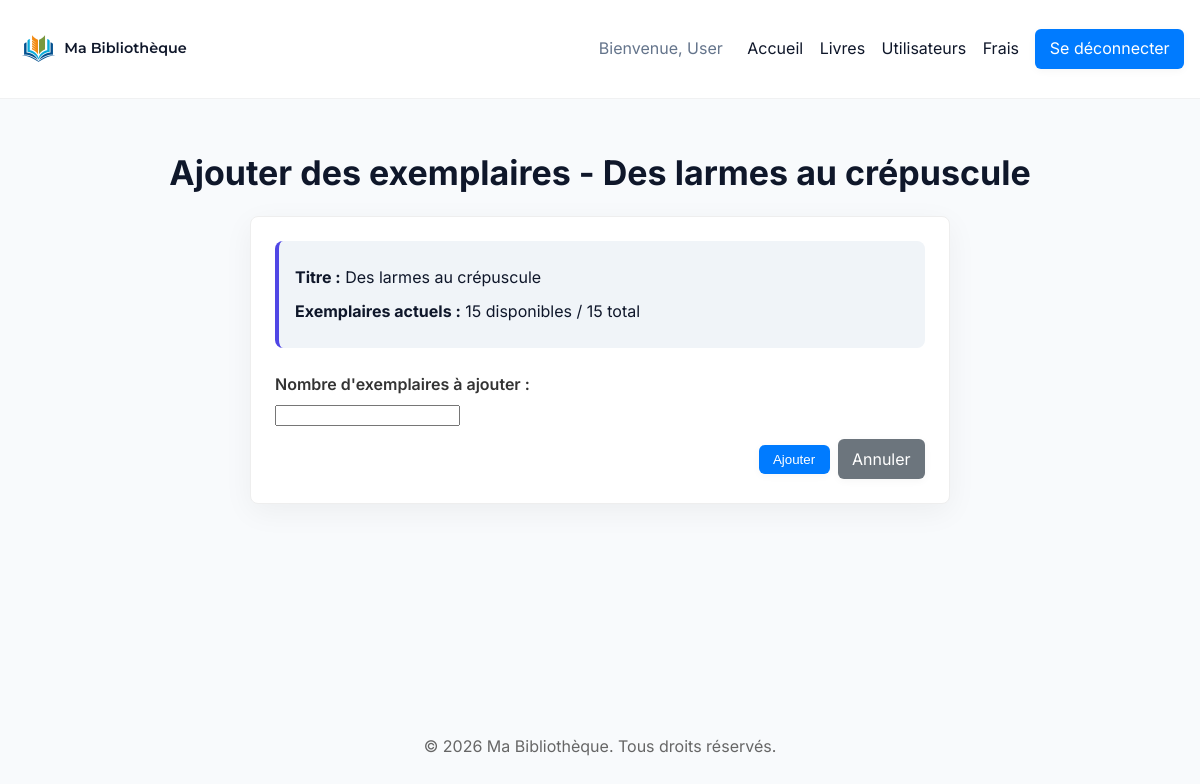
/ma_bibliotheque/admin/livres/augmenter.php?id=5 (signed in), run on the app's committed database.
### tables this page shows
CREATE TABLE `livres` (
  `livre_id` int(11) NOT NULL,
  `titre` varchar(255) NOT NULL,
  `auteur_id` int(11) NOT NULL,
  `categorie_id` int(11) NOT NULL,
  `maison_edition` varchar(255) DEFAULT NULL,
  `date_publication` date DEFAULT NULL,
  `total_exemplaires` int(11) DEFAULT 1,
  `exemplaires_disponibles` int(11) DEFAULT 1,
  `url_image_couverture` varchar(255) DEFAULT NULL,
  `cree_le` timestamp NOT NULL DEFAULT current_timestamp(),
  `resume` longtext DEFAULT NULL
);

### ma_bibliotheque/includes/auth.php (called while the page is built, shortened)
<?php
function esc($text) {
    return htmlspecialchars($text ?? '', ENT_QUOTES, 'UTF-8');
}

### ma_bibliotheque/admin/livres/augmenter.php (the view, shortened to what this page needs)
<?php
include __DIR__ . '/../../includes/auth.php';
include __DIR__ . '/../../config/db.php';
$livre_id = (int)($_GET['id'] ?? 0);
$sql = "SELECT l.livre_id, l.titre, l.exemplaires_disponibles, l.total_exemplaires FROM livres l WHERE l.livre_id = ?";
$stmt = mysqli_prepare($conn, $sql);
mysqli_stmt_bind_param($stmt, 'i', $livre_id);
mysqli_stmt_execute($stmt);
$res = mysqli_stmt_get_result($stmt);
$livre = mysqli_fetch_assoc($res);
include __DIR__ . '/../../includes/header.php';
?>
<h1>Ajouter des exemplaires - <?php echo esc($livre['titre']); ?></h1>
<div class="form">
    <div class="info-box">
        <p><strong>Titre :</strong> <?php echo esc($livre['titre']); ?></p>
        <p><strong>Exemplaires actuels :</strong> <?php echo (int)$livre['exemplaires_disponibles']; ?> disponibles / <?php echo (int)$livre['total_exemplaires']; ?> total</p>
    </div>
    <form method="post">
        <div class="form-group">
            <label for="quantite">Nombre d'exemplaires à ajouter :</label>
            <input type="number" id="quantite" name="quantite" min="1" required>
        </div>
        <div class="form-actions">
            <button type="submit" class="btn">Ajouter</button>
            <a href="index.php" class="btn secondary">Annuler</a>
        </div>
    </form>
</div>
<?php include __DIR__ . '/../../includes/footer.php'; ?>

### ma_bibliotheque/public/css/style.css (style rules this page uses)
:root { --primary: #0F172A; --accent: #4F46E5; --bg: #F8FAFC; --card: #FFFFFF; --muted: #64748B; --radius: 10px; }
* { box-sizing: border-box; }
body { font-family: 'Inter', Arial, Helvetica, sans-serif; line-height: 1.6; margin: 0; padding: 0; background:var(--bg); color:var(--primary); -webkit-font-smoothing:antialiased; -moz-osx-font-smoothing:grayscale; display:flex; flex-direction:column; min-height:100vh; }
.btn { display:inline-block; padding:0.45rem 0.9rem; border-radius:8px; background:var(--accent); color:#fff !important; text-decoration:none; border:none; cursor:pointer; box-shadow:0 6px 18px rgba(79,70,229,0.08); transition: all 0.3s cubic-bezier(0.4, 0, 0.2, 1); }
.btn { display:inline-block; padding:0.4rem 0.8rem; border-radius:4px; background:#007bff; color:#fff; text-decoration:none; border:none; cursor:pointer; }
.form { background:#fff; padding:1rem; border:1px solid #eee; border-radius:4px; width:100%; max-width:700px; margin:0 auto; }
.form-group { margin-bottom:0.75rem; }
.form-group label { display:block; margin-bottom:0.25rem; }
.form-actions { display:flex; gap:0.5rem; align-items:center; }
h1 { font-size:34px; margin-bottom:1rem; }
.form { background:#fff; padding:1.5rem; border:1px solid #eee; border-radius:8px; width:100%; max-width:700px; margin:0 auto; box-shadow:0 8px 30px rgba(0,0,0,0.05); animation: fadeInUp 0.8s ease-out; }
.form-group { margin-bottom:0.75rem; animation: fadeInUp 0.8s ease-out; }
.form-group label { font-weight:600; color:#333; }
.form-group input, .form-group select { transition: border-color .15s ease, box-shadow .15s ease; }
.form-group input::placeholder { color:#9aa5b1; }
.btn { border-radius:6px; padding:0.45rem 0.9rem; box-shadow:0 2px 8px rgba(0,0,0,0.04); }
.btn.secondary { background:#6c757d; }
.form-actions { display:flex; gap:0.5rem; align-items:center; justify-content:flex-end; }

### ma_bibliotheque/admin/livres/augmenter.php (style rules this page uses)
.info-box { background: #f0f4f8; padding: 1rem; border-radius: 8px; margin-bottom: 1.5rem; border-left: 4px solid var(--accent); }
.info-box p { margin: 0.5rem 0; }

### data on the page
livres: titre "Des larmes au crépuscule", exemplaires_disponibles "15", total_exemplaires "15"

### other printed values
$_SESSION['prenom'] "User"
